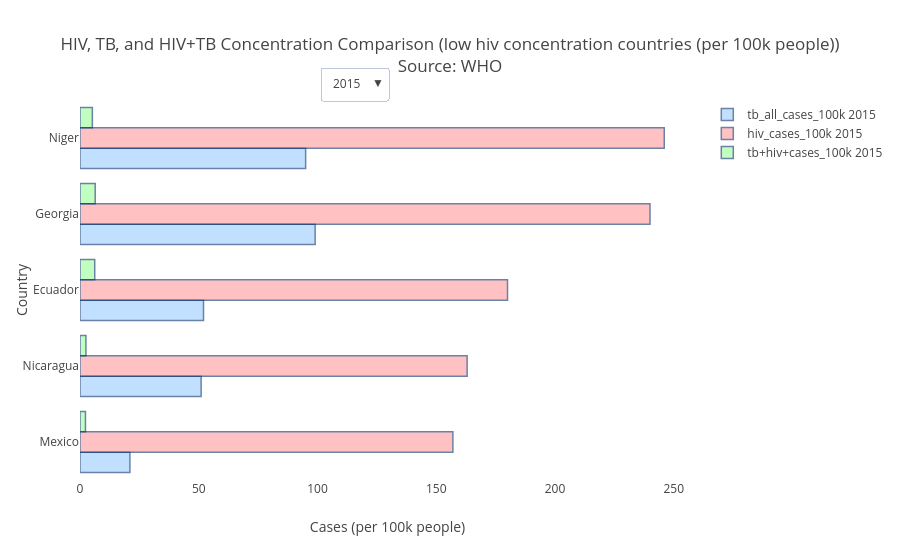

Write notebook code for a chart like this one.
### Code cell
create_x_vs_multi_y_bar('country', ['tb_all_cases_100k', 'hiv_cases_100k', 'tb+hiv+cases_100k'], 
                        tbcombined_hivsort_bottom_new, False, x_axis_title='Cases (per 100k people)', y_axis_title='Country', title='HIV, TB, and HIV+TB Concentration Comparison (low hiv concentration countries (per 100k people))')

### Figure 1 — Plotly figure (JSON) as saved in the notebook; plotly's stock layout.template omitted (floating-point values rounded to 4 significant figures)
{"data": [{"marker": {"color": "rgb(153, 204, 255)", "line": {"color": "rgb(8,48,107)", "width": 1.5}}, "name": "tb_all_cases_100k 2015", "opacity": 0.6, "orientation": "h", "type": "bar", "visible": true, "x": [21, 51, 52, 99, 95], "y": ["Mexico", "Nicaragua", "Ecuador", "Georgia", "Niger"]}, {"marker": {"color": "rgb(255, 153, 153)", "line": {"color": "rgb(8,48,107)", "width": 1.5}}, "name": "hiv_cases_100k 2015", "opacity": 0.6, "orientation": "h", "type": "bar", "visible": true, "x": [157, 163, 180, 240, 246], "y": ["Mexico", "Nicaragua", "Ecuador", "Georgia", "Niger"]}, {"marker": {"color": "rgb(153, 255, 153)", "line": {"color": "rgb(8,48,107)", "width": 1.5}}, "name": "tb+hiv+cases_100k 2015", "opacity": 0.6, "orientation": "h", "type": "bar", "visible": true, "x": [2.3, 2.5, 6.2, 6.4, 5.2], "y": ["Mexico", "Nicaragua", "Ecuador", "Georgia", "Niger"]}, {"marker": {"color": "rgb(153, 204, 255)", "line": {"color": "rgb(8,48,107)", "width": 1.5}}, "name": "tb_all_cases_100k 2010", "opacity": 0.6, "orientation": "h", "type": "bar", "visible": false, "x": [107, 127, 128, 135, 163], "y": ["Sudan", "Georgia", "Tajikistan", "Bolivia (Plurinational State of)", "Nepal"]}, {"marker": {"color": "rgb(255, 153, 153)", "line": {"color": "rgb(8,48,107)", "width": 1.5}}, "name": "hiv_cases_100k 2010", "opacity": 0.6, "orientation": "h", "type": "bar", "visible": false, "x": [95, 146, 158, 161, 171], "y": ["Sudan", "Georgia", "Tajikistan", "Bolivia (Plurinational State of)", "Nepal"]}, {"marker": {"color": "rgb(153, 255, 153)", "line": {"color": "rgb(8,48,107)", "width": 1.5}}, "name": "tb+hiv+cases_100k 2010", "opacity": 0.6, "orientation": "h", "type": "bar", "visible": false, "x": [4.3, 5.1, 3.1, 4.3, 8.9], "y": ["Sudan", "Georgia", "Tajikistan", "Bolivia (Plurinational State of)", "Nepal"]}, {"marker": {"color": "rgb(153, 204, 255)", "line": {"color": "rgb(8,48,107)", "width": 1.5}}, "name": "tb_all_cases_100k 2005", "opacity": 0.6, "orientation": "h", "type": "bar", "visible": false, "x": [21, 74, 158, 163, 153], "y": ["Mexico", "Belarus", "Bolivia (Plurinational State of)", "Nepal", "Peru"]}, {"marker": {"color": "rgb(255, 153, 153)", "line": {"color": "rgb(8,48,107)", "width": 1.5}}, "name": "hiv_cases_100k 2005", "opacity": 0.6, "orientation": "h", "type": "bar", "visible": false, "x": [137, 145, 153, 184, 217], "y": ["Mexico", "Belarus", "Bolivia (Plurinational State of)", "Nepal", "Peru"]}, {"marker": {"color": "rgb(153, 255, 153)", "line": {"color": "rgb(8,48,107)", "width": 1.5}}, "name": "tb+hiv+cases_100k 2005", "opacity": 0.6, "orientation": "h", "type": "bar", "visible": false, "x": [1, 1.2, 4.9, 9.7, 7.4], "y": ["Mexico", "Belarus", "Bolivia (Plurinational State of)", "Nepal", "Peru"]}, {"marker": {"color": "rgb(153, 204, 255)", "line": {"color": "rgb(8,48,107)", "width": 1.5}}, "name": "tb_all_cases_100k 2000", "opacity": 0.6, "orientation": "h", "type": "bar", "visible": false, "x": [23, 31, 29, 36, 37], "y": ["Chile", "Guatemala", "Mexico", "Colombia", "Argentina"]}, {"marker": {"color": "rgb(255, 153, 153)", "line": {"color": "rgb(8,48,107)", "width": 1.5}}, "name": "hiv_cases_100k 2000", "opacity": 0.6, "orientation": "h", "type": "bar", "visible": false, "x": [99, 137, 146, 149, 178], "y": ["Chile", "Guatemala", "Mexico", "Colombia", "Argentina"]}, {"marker": {"color": "rgb(153, 255, 153)", "line": {"color": "rgb(8,48,107)", "width": 1.5}}, "name": "tb+hiv+cases_100k 2000", "opacity": 0.6, "orientation": "h", "type": "bar", "visible": false, "x": [0.7, 3.2, 1.5, 1.5, 1.9], "y": ["Chile", "Guatemala", "Mexico", "Colombia", "Argentina"]}], "layout": {"title": "HIV, TB, and HIV+TB Concentration Comparison (low hiv concentration countries (per 100k people))<br>Source: WHO", "updatemenus": [{"buttons": [{"args": ["visible", [true, true, true, false, false, false, false, false, false, false, false, false]], "label": "2015", "method": "restyle"}, {"args": ["visible", [false, false, false, true, true, true, false, false, false, false, false, false]], "label": "2010", "method": "restyle"}, {"args": ["visible", [false, false, false, false, false, false, true, true, true, false, false, false]], "label": "2005", "method": "restyle"}, {"args": ["visible", [false, false, false, false, false, false, false, false, false, true, true, true]], "label": "2000", "method": "restyle"}], "x": 0.5, "yanchor": "bottom"}], "xaxis": {"title": "Cases (per 100k people)"}, "yaxis": {"title": "Country"}}}
